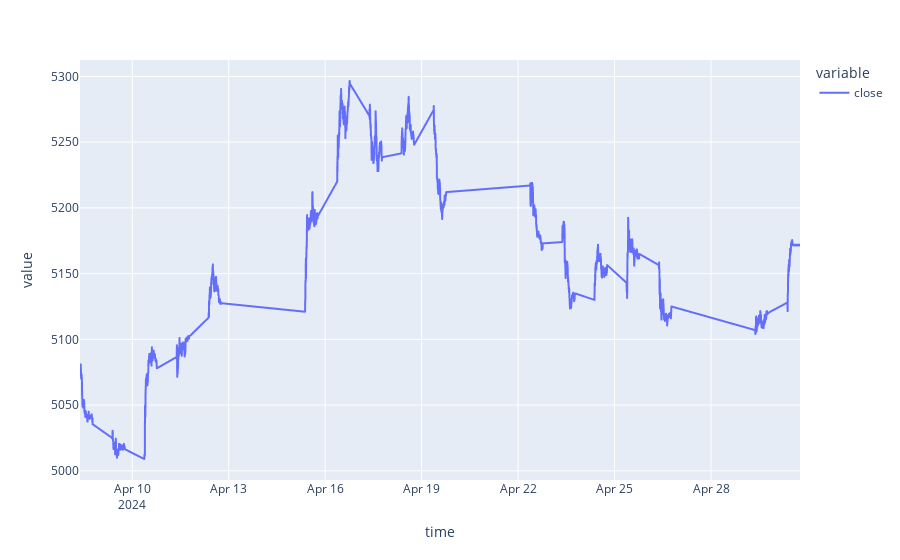

The code cell stored with this chart in its notebook:
### Code cell
# visualize close price
fig_2 = px.line(df, x='time', y=['close'])

# for i, row in signal.iterrows():
#     fig.add_vline(x=row.time)

for i, row in positions_df[positions_df['status'] == 'closed'].iterrows():

    if row.profit > 0:
        fig.add_shape(type="line",
                      x0=row.open_datetime, y0=row.open_price, x1=row.close_datetime, y1=row.close_price,
                      line=dict(color="Green", width=3)
                      )

    elif row.profit < 0:
        fig.add_shape(type="line",
                      x0=row.open_datetime, y0=row.open_price, x1=row.close_datetime, y1=row.close_price,
                      line=dict(color="Red", width=3)
                      )


fig_2.show()

### Figure 1 — Plotly figure (JSON) as saved in the notebook; plotly's stock layout.template omitted (floating-point values rounded to 4 significant figures; data arrays with more than 128 entries replaced by an {"elided": "..."} marker saying what was removed)
{"data": [{"hovertemplate": "variable=close<br>time=%{x}<br>value=%{y}<extra></extra>", "legendgroup": "close", "line": {"color": "#636efa", "dash": "solid"}, "marker": {"symbol": "circle"}, "mode": "lines", "name": "close", "showlegend": true, "type": "scattergl", "x": {"elided": "1938 str values"}, "xaxis": "x", "y": {"elided": "1938 float values"}, "yaxis": "y"}], "layout": {"legend": {"title": {"text": "variable"}, "tracegroupgap": 0}, "margin": {"t": 60}, "xaxis": {"anchor": "y", "domain": [0, 1], "title": {"text": "time"}}, "yaxis": {"anchor": "x", "domain": [0, 1], "title": {"text": "value"}}}}
